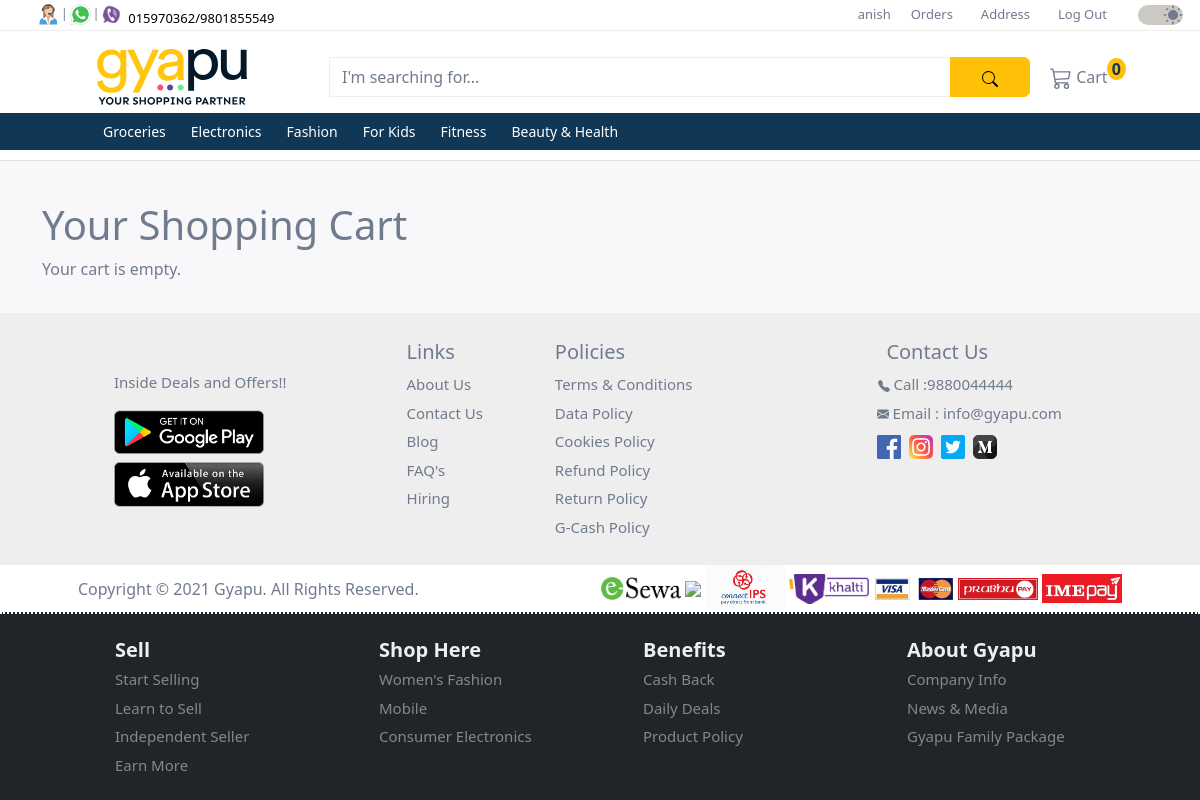
The page /carts/ (signed in) on the database as committed earlier.
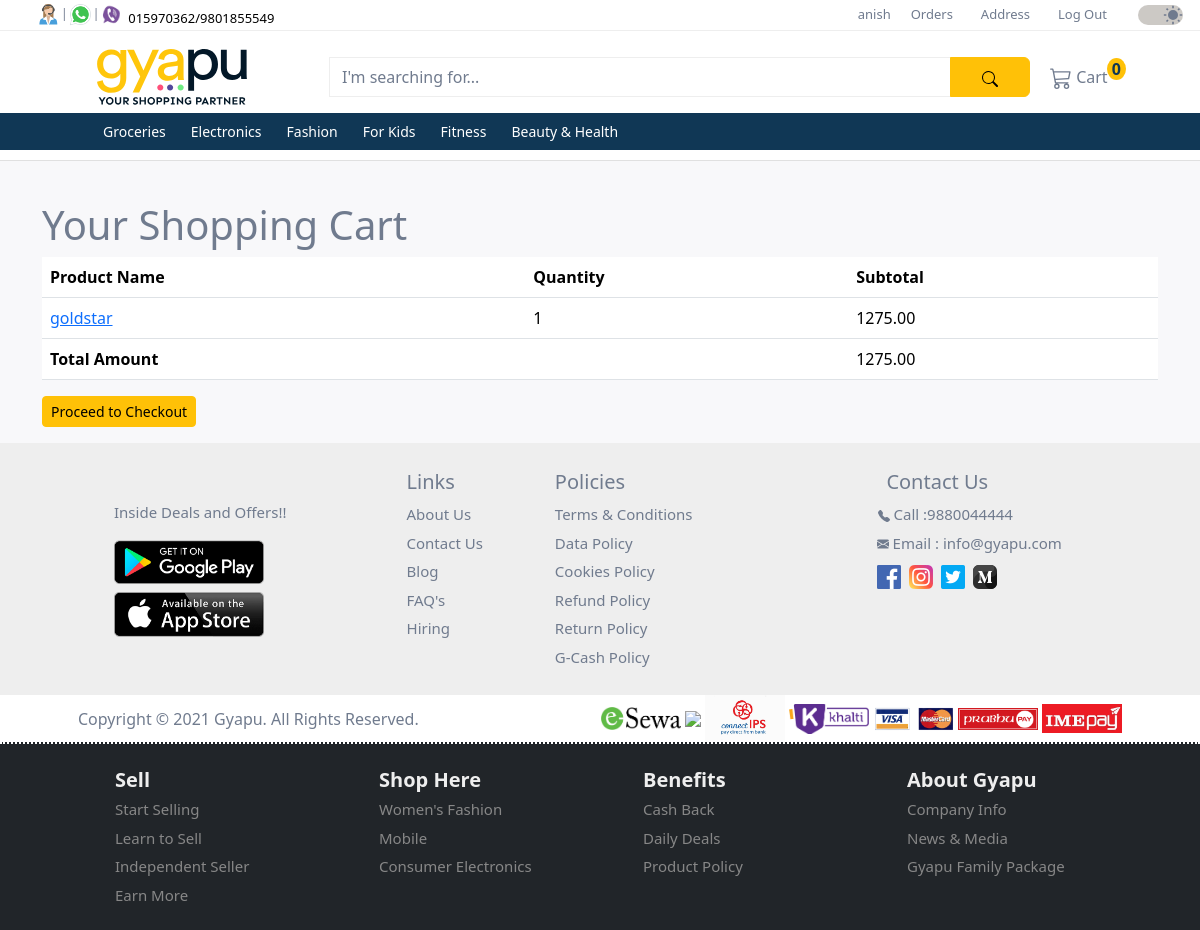
The same page on the database as committed later.
### user/models.py (models this page shows, shortened)
class CustomUser(AbstractUser):
  id = models.UUIDField(
    primary_key = True,
    default = uuid.uuid4,
    editable = False
  )
  full_name = models.CharField(max_length=50, default='Default Name')
  mobile = models.CharField(max_length=10, blank=False, null=False)

### products/models.py (models this page shows, shortened)
class Category(models.Model):
  id = models.UUIDField(
    primary_key = True,
    default = uuid.uuid4,
    editable = False
  )
  name = models.CharField(max_length=255)
  description = models.TextField(blank=True)
  parent = models.ForeignKey('self', on_delete=models.CASCADE, null=True, blank=True, related_name='children')
  class Meta:
    verbose_name_plural = 'Categories'

class Product(models.Model):
  id = models.UUIDField(
    primary_key = True,
    default = uuid.uuid4,
    editable = False
  )
  name = models.CharField(max_length=255)
  description = models.TextField()
  price = models.DecimalField(max_digits=10, decimal_places=2)
  discount_percentage = models.PositiveSmallIntegerField(default=0, validators=[MaxValueValidator(100)])
  stock = models.IntegerField(default=0, validators=[MinValueValidator(0)])
  category = models.ForeignKey(Category, on_delete=models.SET_NULL, null=True, related_name='products')
  store = models.ForeignKey(User, on_delete=models.CASCADE, limit_choices_to={'groups__name': 'store'})
  is_deleted = models.BooleanField(default=False) #soft deletion flag

### carts/models.py (models this page shows, shortened)
class CartItem(models.Model):
  id = models.UUIDField(
    primary_key = True,
    default = uuid.uuid4,
    editable = False
  )
  cart = models.ForeignKey(Cart, related_name='items', on_delete=models.CASCADE)
  product = models.ForeignKey(Product, on_delete=models.CASCADE)
  quantity = models.PositiveIntegerField(default=1)
  price = models.DecimalField(max_digits=10, decimal_places=2)
  discount_percentage = models.PositiveSmallIntegerField(default=0, validators=[MaxValueValidator(100)])
  def subtotal(self):
    return self.quantity * (self.price - ((self.price * self.discount_percentage) / 100))

### carts/views.py (the view)
# urls.py: path('', CartDetailView.as_view(), name='cart_detail'),
class CartDetailView(LoginRequiredMixin, CustomerGroupRequiredMixin, ListView):
  template_name = 'carts/cart_detail.html'
  context_object_name = 'cart_items'
  def get_queryset(self):
    if hasattr(self.request.user, 'cart'):
      return self.request.user.cart.items.all()
    else:
      return CartItem.objects.none()
  def get_context_data(self, **kwargs):
    context = super().get_context_data(**kwargs)
    if hasattr(self.request.user, 'cart'):
      cart = self.request.user.cart
      context['cart_total'] = sum(item.subtotal() for item in self.request.user.cart.items.all())
    return context

### carts/templates/carts/cart_detail.html (shortened to what this page needs)
{% extends '_base.html' %}
{% block content %}
  <h1>Your Shopping Cart</h1>
  {% if cart_items %}
    <table class="table">
      <thead>
        <tr>
          <th>Product Name</th>
          <th>Quantity</th>
          <th>Subtotal</th>
        </tr>
      </thead>
      <tbody>
        {% for item in cart_items %}
          <tr>
            <td><a href="{% url 'cart_item_detail' item.pk %}">{{ item.product.name }}</a></td>
            <td>{{ item.quantity }}</td>
            <td>{{ item.subtotal }}</td>
          </tr>
        {% endfor %}
      </tbody>
      <tfoot>
        <tr>
          <th>Total Amount</th>
          <td colspan="1"></td>
          <td> {{ cart_total }} </td>
        </tr>
      </tfoot>
    </table>
    <a href="{% url 'checkout' %}" class="btn btn-sm btn-warning">Proceed to Checkout</a>
  {% else %}
    <p>Your cart is empty.</p>
  {% endif %}
{% endblock %}

### user/templates/_base.html (shortened to what this page needs)
{% load static %}
<!DOCTYPE html>
<html lang="en">
<head>
  <link href="https://cdn.jsdelivr.net/npm/bootstrap@5.3.2/dist/css/bootstrap.min.css" rel="stylesheet">
  <link rel="stylesheet" href="{% static 'css/style.css' %}">
</head>
<body>
  {% include 'homepage/upper_navbar.html' %}
  {% include 'homepage/lower_navbar.html' %}
  <section class="feature-list pb-3">
    <div class="top-picks">
      <div class="container mt-3">
        {% block content %}
        {% endblock %}
      </div>
    </div>
  </section>
  {% include 'homepage/footer.html' %}
</body>
</html>

### user/templates/homepage/upper_navbar.html (shortened to what this page needs)
{% load static %}
<nav class="navbar navbar-expand-lg first-nav">
  <div class="container-fluid d-flex">
    <div class="contact-icons ms-4 d-none d-lg-block">
      <div class="d-flex">
        <div class="d-flex">
          <div class="tooltip px-0">
            <img src="{% static "images/icons/contact.svg" %}" alt="phone">
          </div>
          <span class="pt-1">|</span>
        </div>
        <div class="d-flex">
          <div class="tooltip px-0">
            <img src="{% static "images/icons/whatsapp.png" %}" alt="whatsapp">
          </div>
          <span class="pt-1">|</span>
        </div>
        <div>
          <div class="tooltip px-0">
            <img src="{% static "images/icons/viber.png" %}" alt="viber">
          </div>
        </div>
        <div class="mt-1">
          <a class="phone-number ps-1" href="#">
            015970362/9801855549
          </a>
        </div>
      </div>
    </div>
    <div class="menu flex-grow-1">
      <div class="collapse navbar-collapse justify-content-end" id="collapsibleNavbar">
        <ul class="navbar-nav">
          {% if user.is_authenticated %}
            <li class="nav-item">
              <a href="{% url 'profile_detail' %}">{{ user.username }}</a>
            </li>
            <li class="nav-item">
              <a href="{% url 'order_list' %}">Orders</a>
            </li>
            <li class="nav-item">
              {% if user_belong_to_store %}
                <a class="nav-link py-0" href="{% url 'product_add' %}">Add Product</a>
              {% else %}
                <a class="nav-link py-0" href="{% url 'address_list' %}">Address</a>
              {% endif %}
            </li>
            <li class="nav-item">
              <a href="{% url 'account_logout' %}">Log Out</a>
            </li>
          {% else %}
            <li class="nav-item">
              <a class="nav-link py-0" href="{% url 'store_login' %}">Sell Your Product</a>
            </li>
          {% endif %}
        </ul>
      </div>
    </div>
    <div class="accessibilities">
      <div class="d-flex justify-content-end">
        <div class="switch">
          <div class="form-check form-switch ms-3">
            <input class="form-check-input" type="checkbox" id="toggleswitch" value="yes" checked>
          </div>
        </div>
      </div>
    </div>
  </div>
</nav>

### user/templates/homepage/lower_navbar.html (shortened to what this page needs)
{% load static %}
<nav class="navbar navbar-expand-xl d-flex flex-column second-nav" id="secondNav">
  <div class="container">
    <div class="d-flex flex-row container-fluid gyapu-head">
      <a class="navbar-brand" href="
        {% if not user_belong_to_store %}
          {% url 'home' %}
        {% else %}
          {% url 'store_dashboard' %}
        {% endif %}
      ">
        <img class="img-fluid" id="gyapu-head" src="{% static "images/gyapu-header-lightmode.svg" %}" alt="gyapu brand logo">
      </a>
      <form class="input-group mt-3 mb-3" method="get" action="{% url 'search_results' %}">
        <input type="text" class="form-control" placeholder="I'm searching for..." name="query">
        <button class="btn btn-warning" type="submit">
        </button>
      </form>
    </div>
    <div class="collapse navbar-collapse" id="mynavbar">
      <ul class="navbar-nav me-auto">
        {% if not user_belong_to_store %}
        <li class="nav-item">
          <div class="tooltip">
            <a class="nav-link" href="{% url 'cart_detail' %}">
              Cart
              <sup class="bg-warning cart-number">0</sup>
            </a>
          </div>
        </li>
        {% endif %}
      </ul>
    </div>
  </div>
  <div class="dropdown-nav">
    <div class="container">
      <div class="collapse navbar-collapse" id="mynavbar">
        <ul class="navbar-nav">
          {% for category in categories %}
            <li class="nav-item dropdown">
              <a class="nav-link dropbtn" href="{% url 'product_by_category' category.name %}">{{ category.name }}</a>
            </li>
          {% endfor %}
        </ul>
      </div>
    </div>
  </div>
</nav>

### user/templates/homepage/footer.html (shortened to what this page needs)
{% load static %}
<footer>
  <div class="contacts">
    <div class="container">
      <div class="d-flex flex-wrap">
        <div class="playstore d-flex justify-content-center align-self-center flex-column mx-5 px-4">
          <p>Inside Deals and Offers!!</p>
          <div class="googleplay">
            <a href="#">
              <img src="{% static "images/googleplay.png" %}">
            </a>
          </div>
          <div class="appstore mt-2">
            <a href="#">
              <img src="{% static "images/appstore.png" %}">
            </a>
          </div>
        </div>
        <div class="links py-4 px-5">
          <p class="contact-head">Links</p>
          <ul class="list-group">
            <li class="list-group-item">
              <a href="#">About Us</a>
            </li>
            <li class="list-group-item">
              <a href="#">Contact Us</a>
            </li>
            <li class="list-group-item">
              <a href="#">Blog</a>
            </li>
            <li class="list-group-item">
              <a href="#">FAQ's</a>
            </li>
            <li class="list-group-item">
              <a href="#">Hiring</a>
            </li>
          </ul>
        </div>
        <div class="policies py-4 px-4">
          <p class="contact-head">Policies</p>
          <ul class="list-group">
            <li class="list-group-item">
              <a href="#">Terms & Conditions</a>
            </li>
            <li class="list-group-item">
              <a href="#">Data Policy</a>
            </li>
            <li class="list-group-item">
              <a href="#">Cookies Policy</a>
            </li>
            <li class="list-group-item">
              <a href="#">Refund Policy</a>
            </li>
            <li class="list-group-item">
              <a href="#">Return Policy</a>
            </li>
            <li class="list-group-item">
              <a href="#">G-Cash Policy</a>
            </li>
          </ul>
        </div>
        <div class="contact-us flex-grow-1 py-4 px-4">
          <p class="contact-head d-flex justify-content-center">Contact Us</p>
          <ul class="list-group">
            <li class="list-group-item d-flex justify-content-center ms-3">
              <a href="#">
                Call :9880044444
              </a>
            </li>
            <li class="list-group-item d-flex justify-content-center ms-5 ps-3">
              <a href="#">
                Email : info@gyapu.com</a>
            </li>
            <li class="list-group-item d-flex justify-content-center">
              <a href="#" class="p-1">
                <img src="{% static "images/icons/facebook.png" %}">
              </a>
              <a href="#" class="p-1">
                <img src="{% static "images/icons/instagram.png" %}">
              </a>
              <a href="#" class="p-1">
                <img src="{% static "images/icons/twitter.png" %}">
              </a>
              <a href="#" class="p-1">
                <img src="{% static "images/icons/medium.png" %}">
              </a>
            </li>
          </ul>
        </div>
      </div>
    </div>
  </div>
  <div class="mid-footer">
    <div class="container-md px-5">
      <div class="d-flex align-items-center justify-content-between flex-wrap flex-sm-row-reverse">
        <div class="digital-pay">
          <img src="{% static "images/logos/esewa.jpg" %}">
          <img src="{% static "images/logos/fonepay.com-3905626534" %}">
          <img src="{% static "images/logos/ips.jpg" %}">
          <img src="{% static "images/logos/khalti.png" %}">
          <img src="{% static "images/logos/visa.webp" %}">
          <img src="{% static "images/logos/prabhupay.png" %}">
          <img src="{% static "images/logos/ime.jpg" %}">
        </div>
        <div class="copyright">
          <p class="mb-0">Copyright © 2021 Gyapu. All Rights Reserved.</p>
        </div>
      </div>
    </div>
  </div>
  <div class="sitemap">
    <div class="container p-3">
      <div class="row ps-5 ms-3">
        <div class="col-6 col-xl-3">
          <p class="sitemap-head">Sell</p>
          <ul class="list-group">
            <li class="list-group-item">
              <a href="#">Start Selling</a>
            </li>
            <li class="list-group-item">
              <a href="#">Learn to Sell</a>
            </li>
            <li class="list-group-item">
              <a href="#">Independent Seller</a>
            </li>
            <li class="list-group-item">
              <a href="#">Earn More</a>
            </li>
          </ul>
        </div>
        <div class="col-6 col-xl-3">
          <p class="sitemap-head">Shop Here</p>
          <ul class="list-group">
            <li class="list-group-item">
              <a href="#">Women's Fashion</a>
            </li>
            <li class="list-group-item">
              <a href="#">Mobile</a>
            </li>
            <li class="list-group-item">
              <a href="#">Consumer Electronics</a>
            </li>
          </ul>
        </div>
        <div class="col-6 col-xl-3">
          <p class="sitemap-head">Benefits</p>
          <ul class="list-group">
            <li class="list-group-item">
              <a href="#">Cash Back</a>
            </li>
            <li class="list-group-item">
              <a href="#">Daily Deals</a>
            </li>
            <li class="list-group-item">
              <a href="#">Product Policy</a>
            </li>
          </ul>
        </div>
        <div class="col-6 col-xl-3">
          <p class="sitemap-head">About Gyapu</p>
          <ul class="list-group">
            <li class="list-group-item">
              <a href="#">Company Info</a>
            </li>
            <li class="list-group-item">
              <a href="#">News & Media</a>
            </li>
            <li class="list-group-item">
              <a href="#">Gyapu Family Package</a>
            </li>
          </ul>
        </div>
      </div>
    </div>
  </div>
</footer>

Rows that differ between the two databases and show on the page:
added CartItem: product.name "goldstar", quantity "1", subtotal "1275.00"
Other text that changed with them:
{{ cart_total }}: (not shown) → "1275.00"
text no longer shown: "Your cart is empty."
text now shown: "Product Name Quantity Subtotal Total Amount Proceed to Checkout"
